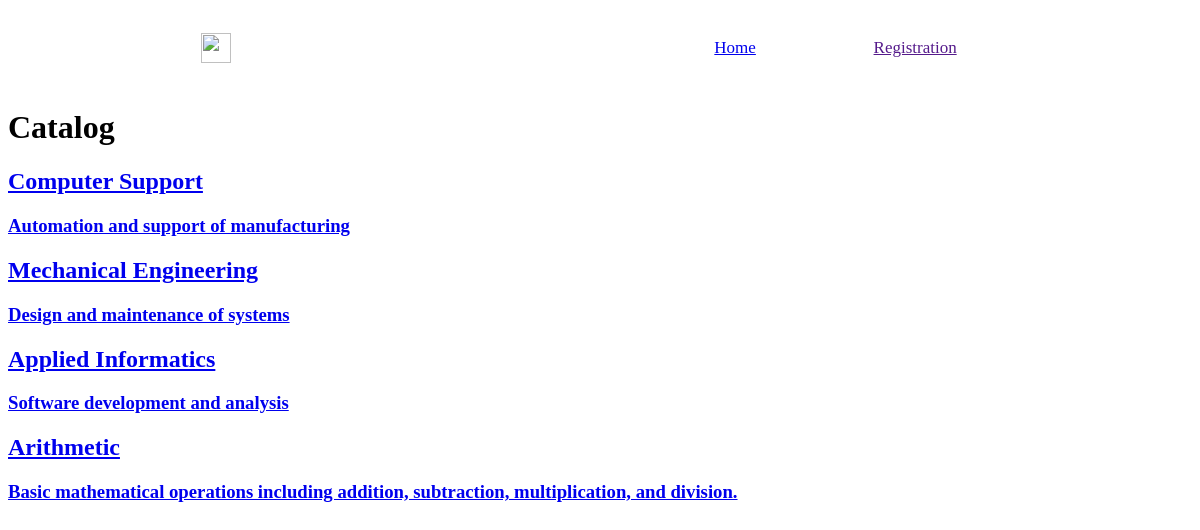
The app's page //catalog/ with its own data.
### catalog/models.py (models this page shows)
class Major(models.Model):
    title = models.CharField(max_length=40)
    discription = models.CharField(max_length=80)
    group_type = models.CharField(max_length=40)
    created_by = models.CharField(max_length=40)
    created_at = models.DateField()
    changed_by = models.CharField(max_length=40)
    changed_at = models.DateField();

### catalog/views.py (the view)
# urls.py: path('/catalog/', catalog_page_view, name='catalog'),
def catalog_page_view(request):
    categories = Major.objects.all()
    context = {
        'categories' : categories,
    }
    return render(request,"page/catalogPage.html",context)

### templates/page/catalogPage.html (shortened to what this page needs)
{% load static %}
<!DOCTYPE html>
<html lang="en">
<head>
    <link rel="stylesheet" href="{% static 'css/layout/header.css' %}">
</head>
<body>
    {% include 'layout/header.html' %}
    <H1>Catalog</H1>
    <div>
        {% for category in categories %}
        <a href="{% url 'question' category.group_type %}" >
        <div>
            <h2>{{category.title}}</h2>
            <h3>{{category.discription}}</h3>
        </div>
        </a>
        {% empty %}
        <h2>We have no categories</h2>
        {% endfor %}
    </div>
</body>
</html>

### templates/layout/header.html (shortened to what this page needs)
<header>
    <div class="box">
        <img src="" alt="" class="icon">
        <ul class="nav">
            {% if request.resolver_match.url_name != 'home' %}
                <li><a href="{% url 'home' %}">Home</a></li>
            {% endif %}
            <li><a href="">Registration</a></li>
        </ul>
    </div>
</header>

### static/css/layout/header.css (style rules this page uses)
.box { width: 100vw; height: 10vh; display: flex; align-items: center; justify-content: space-around; }
.icon { width: 30px; height: 30px; }
.nav { width: 30vw; display: flex; align-items: center; justify-content: space-around; list-style: none; }
li { font-size: 17px; font-style: inherit; }

### records on screen
Major: title "Computer Support", discription "Automation and support of manufacturing"
Major: title "Mechanical Engineering", discription "Design and maintenance of systems"
Major: title "Applied Informatics", discription "Software development and analysis"
Major: title "Arithmetic", discription "Basic mathematical operations including addition, subtraction, multiplication, and division."
